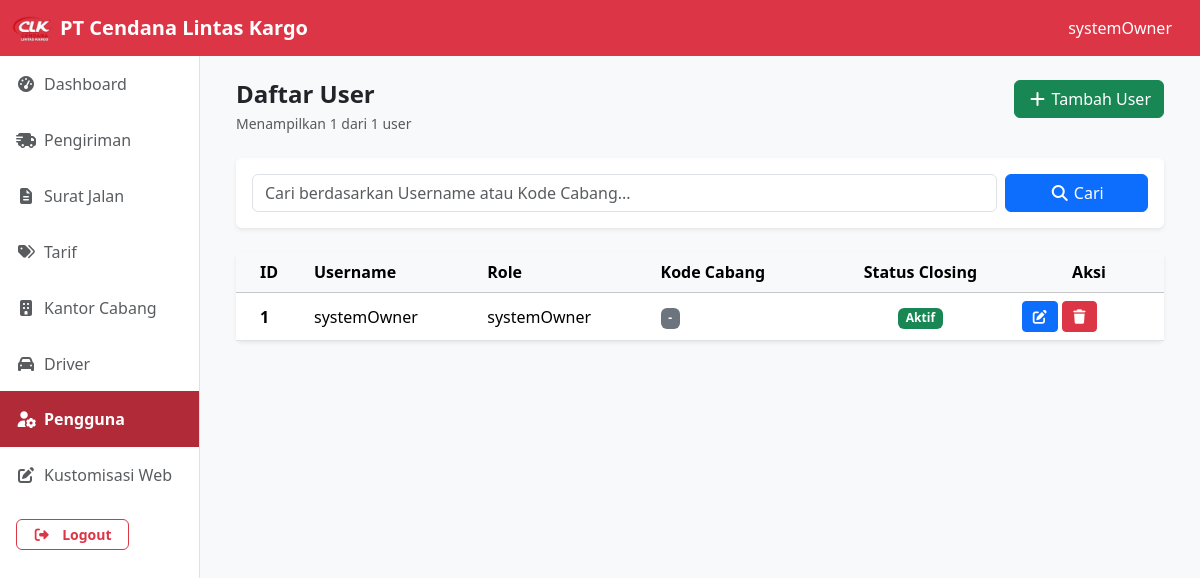
The app's page /dashboard/systemOwner/user/index.php (signed in) with its own data.
### tables this page shows
CREATE TABLE user (
    id INT AUTO_INCREMENT PRIMARY KEY,
    id_cabang INT,
    username VARCHAR(50) NOT NULL UNIQUE,
    password VARCHAR(255) NOT NULL,
    role ENUM('admin', 'superAdmin', 'systemOwner') DEFAULT 'admin',
    FOREIGN KEY (id_cabang) REFERENCES kantor_cabang(id) ON DELETE CASCADE
);

### dashboard/systemOwner/user/index.php (the view, shortened to what this page needs)
<?php
    include '../../../config/database.php';
    $limit = 10;
    $page_num = isset($_GET['page']) && is_numeric($_GET['page']) && $_GET['page'] > 0 ? (int)$_GET['page'] : 1;
    $offset = ($page_num - 1) * $limit;
    $search = isset($_GET['search']) ? trim($_GET['search']) : '';
    if ($search !== '') {
        $stmt = $conn->prepare("
            SELECT COUNT(*) as total
            FROM user AS u
            LEFT JOIN kantor_cabang AS c ON u.id_cabang = c.id
            WHERE u.username LIKE ?  OR c.kode_cabang LIKE ?
        ");
        $searchParam = "%$search%";
        $stmt->bind_param('ss',  $searchParam, $searchParam);
        $stmt->execute();
        $result = $stmt->get_result();
        $total_records = $result->fetch_assoc()['total'];
        $stmt->close();
    } else {
        $result = $conn->query("SELECT COUNT(*) as total FROM user");
        $total_records = $result->fetch_assoc()['total'];
    }
    if ($search !== '') {
        $stmt = $conn->prepare("
            SELECT u.id, u.username, u.role, c.kode_cabang,
            (SELECT COUNT(*) FROM closing WHERE id_user = u.id AND tanggal_closing = CURDATE()) as is_closing,
            (SELECT waktu_closing FROM closing WHERE id_user = u.id AND tanggal_closing = CURDATE() LIMIT 1) as waktu_closing
            FROM user AS u
            LEFT JOIN kantor_cabang AS c ON u.id_cabang = c.id
            WHERE u.username LIKE ? OR c.kode_cabang LIKE ?
            ORDER BY u.id ASC
            LIMIT ? OFFSET ?
        ");
        $searchParam = "%$search%";
        $stmt->bind_param('ssii', $searchParam, $searchParam, $limit, $offset);
        $stmt->execute();
        $result = $stmt->get_result();
        $users = $result->fetch_all(MYSQLI_ASSOC);
        $stmt->close();
    } else {
        $stmt = $conn->prepare("
            SELECT u.id, u.username, u.role, c.kode_cabang,
            (SELECT COUNT(*) FROM closing WHERE id_user = u.id AND tanggal_closing = CURDATE()) as is_closing,
            (SELECT waktu_closing FROM closing WHERE id_user = u.id AND tanggal_closing = CURDATE() LIMIT 1) as waktu_closing
            FROM user AS u
            LEFT JOIN kantor_cabang AS c ON u.id_cabang = c.id
            ORDER BY u.id ASC
            LIMIT ? OFFSET ?
        ");
        $stmt->bind_param('ii', $limit, $offset);
        $stmt->execute();
        $result = $stmt->get_result();
        $users = $result->fetch_all(MYSQLI_ASSOC);
    }
?>
<?php
    include '../../../templates/header.php';
    include '../../../components/navDashboard.php';
?>
<div class="container-fluid">
  <div class="row">
    <?php include '../../../components/sidebar.php'; ?>
    <div class="col-lg-10 bg-light">
        <div class="container-fluid p-4">
            <div class="d-flex flex-wrap justify-content-between align-items-center mb-4">
                <div>
                    <h1 class="h4 mb-1 fw-bold">Daftar User</h1>
                    <p class="text-muted small mb-0">
                        Menampilkan <?= count($users); ?> dari <?= $total_records; ?> user
                    </p>
                </div>
                <div class="d-flex gap-2 mt-2 mt-md-0">
                    <a href="create" class="btn btn-success mb-3">
                        <i class="fa-solid fa-plus"></i>
                        Tambah User
                    </a>
                </div>
            </div>
            <div class="card border-0 shadow-sm mb-4">
                <div class="card-body p-3">
                    <form method="GET" action="" class="row g-2 align-items-center">
                        <div class="col-md-10">
                            <input type="text" name="search" class="form-control" placeholder="Cari berdasarkan Username atau Kode Cabang..." value="<?= htmlspecialchars($search); ?>">
                        </div>
                        <div class="col-md-2">
                            <button type="submit" class="btn btn-primary w-100">
                                <i class="fa-solid fa-magnifying-glass"></i>
                                Cari
                            </button>
                        </div>
                    </form>
                </div>
            </div>
            <div class="card border-0 shadow-sm">
                <div class="card-body p-0">
                    <div class="table-responsive">
                        <table class="table table-hover align-middle mb-0">
                            <thead class="table-light">
                                <tr>
                                <th class="px-4" style="width: 70px;">ID</th>
                                <th >Username</th>
                                <th >Role</th>
                                <th >Kode Cabang</th>
                                <th class="text-center">Status Closing</th>
                                <th class="text-center" style="width: 150px;">Aksi</th>
                                </tr>
                            </thead>
                            <tbody>
                                <?php foreach($users as $index => $user): ?>
                                    <?php if($user['id'] !== $_SESSION['user_id']): ?>
                                        <tr>
                                            <td class="px-4 fw-semibold"><?= htmlspecialchars($user['id']); ?></td>
                                            <td><?= htmlspecialchars($user['username']); ?></td>
                                            <td><?= htmlspecialchars($user['role']); ?></td>
                                            <td>
                                                <span class="badge bg-secondary">
                                                    <?= htmlspecialchars($user['kode_cabang'] ?? '-'); ?>
                                                </span>
                                            </td>
                                            <td class="text-center">
                                                <?php if($user['is_closing'] > 0): ?>
                                                    <span class="badge bg-danger">Closed</span>
                                                    <br>
                                                    <small class="text-muted" style="font-size: 0.75rem;">
                                                        <?php
                                                        if($user['waktu_closing']){
                                                            $waktu = new DateTime($user['waktu_closing']);
                                                            echo $waktu->format('d/m/Y H:i');
                                                        }
                                                        ?>
                                                    </small>
                                                <?php else: ?>
                                                    <span class="badge bg-success">Aktif</span>
                                                <?php endif; ?>
                                            </td>
                                            <td class="">
                                                <a href="update?id=<?= $user['id']; ?>" class="btn btn-sm btn-primary" title="Edit">
                                                    <i class="fa-solid fa-pen-to-square"></i>
                                                </a>
                                                <button type="button" data-bs-toggle="modal" data-bs-target="#delete<?= $user['id']; ?>" class="btn btn-sm btn-danger" title="Hapus">
                                                    <i class="fa-solid fa-trash"></i>
                                                </button>
                                            </td>
                                        </tr>
                                    <?php endif; ?>
                                <?php endforeach; ?>
                            </tbody>
                        </table>
                    </div>
                </div>
            </div>
        </div>
    </div>
  </div>
</div>
<?php
    include '../../../templates/footer.php';
?>

### records on screen
user: id "1", username "systemOwner", role "systemOwner", kode_cabang "-"

### other values on screen
$_SESSION['username'] "systemOwner"
count($users) "1"
$total_records "1"
